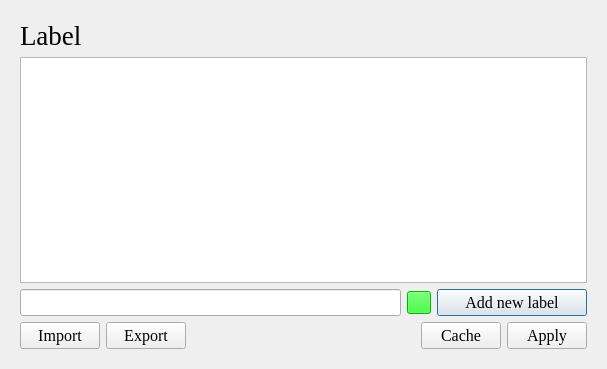
<?xml version="1.0" encoding="UTF-8"?>
<ui version="4.0">
 <class>Dialog</class>
 <widget class="QDialog" name="Dialog">
  <property name="geometry">
   <rect>
    <x>0</x>
    <y>0</y>
    <width>607</width>
    <height>369</height>
   </rect>
  </property>
  <property name="font">
   <font>
    <family>Times New Roman</family>
    <pointsize>12</pointsize>
   </font>
  </property>
  <property name="windowTitle">
   <string>Setting</string>
  </property>
  <layout class="QVBoxLayout" name="verticalLayout_2">
   <item>
    <widget class="QWidget" name="widget" native="true">
     <layout class="QVBoxLayout" name="verticalLayout">
      <item>
       <widget class="QWidget" name="widget_2" native="true">
        <layout class="QHBoxLayout" name="horizontalLayout_3">
         <property name="leftMargin">
          <number>0</number>
         </property>
         <property name="topMargin">
          <number>0</number>
         </property>
         <property name="rightMargin">
          <number>0</number>
         </property>
         <property name="bottomMargin">
          <number>0</number>
         </property>
         <item>
          <widget class="QLabel" name="label">
           <property name="maximumSize">
            <size>
             <width>80</width>
             <height>16777215</height>
            </size>
           </property>
           <property name="font">
            <font>
             <pointsize>20</pointsize>
            </font>
           </property>
           <property name="text">
            <string>Label</string>
           </property>
          </widget>
         </item>
         <item>
          <widget class="QLabel" name="label_config_file">
           <property name="text">
            <string/>
           </property>
           <property name="alignment">
            <set>Qt::AlignBottom|Qt::AlignLeading|Qt::AlignLeft</set>
           </property>
          </widget>
         </item>
        </layout>
       </widget>
      </item>
      <item>
       <widget class="QListWidget" name="category_list_widget"/>
      </item>
      <item>
       <layout class="QHBoxLayout" name="horizontalLayout">
        <item>
         <widget class="QLineEdit" name="category_input"/>
        </item>
        <item>
         <widget class="QToolButton" name="color_button">
          <property name="styleSheet">
           <string notr="true">background-color: rgb(0, 255, 0);</string>
          </property>
          <property name="text">
           <string/>
          </property>
         </widget>
        </item>
        <item>
         <widget class="QPushButton" name="add_button">
          <property name="minimumSize">
           <size>
            <width>150</width>
            <height>0</height>
           </size>
          </property>
          <property name="sizeIncrement">
           <size>
            <width>0</width>
            <height>0</height>
           </size>
          </property>
          <property name="text">
           <string>Add new label</string>
          </property>
          <property name="icon">
           <iconset>
            <normaloff>:/icons/icons/书签_bookmark-one.svg</normaloff>:/icons/icons/书签_bookmark-one.svg</iconset>
          </property>
         </widget>
        </item>
       </layout>
      </item>
      <item>
       <layout class="QHBoxLayout" name="horizontalLayout_2">
        <item>
         <widget class="QPushButton" name="pushButton_import">
          <property name="text">
           <string>Import</string>
          </property>
          <property name="icon">
           <iconset>
            <normaloff>:/icons/icons/传入3_afferent-three.svg</normaloff>:/icons/icons/传入3_afferent-three.svg</iconset>
          </property>
         </widget>
        </item>
        <item>
         <widget class="QPushButton" name="pushButton_export">
          <property name="text">
           <string>Export</string>
          </property>
          <property name="icon">
           <iconset>
            <normaloff>:/icons/icons/传出3_efferent-three.svg</normaloff>:/icons/icons/传出3_efferent-three.svg</iconset>
          </property>
         </widget>
        </item>
        <item>
         <spacer name="horizontalSpacer">
          <property name="orientation">
           <enum>Qt::Horizontal</enum>
          </property>
          <property name="sizeHint" stdset="0">
           <size>
            <width>40</width>
            <height>20</height>
           </size>
          </property>
         </spacer>
        </item>
        <item>
         <widget class="QPushButton" name="cache_button">
          <property name="text">
           <string>Cache</string>
          </property>
          <property name="icon">
           <iconset>
            <normaloff>:/icons/icons/关闭_close-one.svg</normaloff>:/icons/icons/关闭_close-one.svg</iconset>
          </property>
         </widget>
        </item>
        <item>
         <widget class="QPushButton" name="apply_button">
          <property name="text">
           <string>Apply</string>
          </property>
          <property name="icon">
           <iconset>
            <normaloff>:/icons/icons/校验_check-one.svg</normaloff>:/icons/icons/校验_check-one.svg</iconset>
          </property>
         </widget>
        </item>
       </layout>
      </item>
     </layout>
    </widget>
   </item>
  </layout>
 </widget>
 <resources>
  <include location="../icons.qrc"/>
 </resources>
 <connections/>
</ui>
